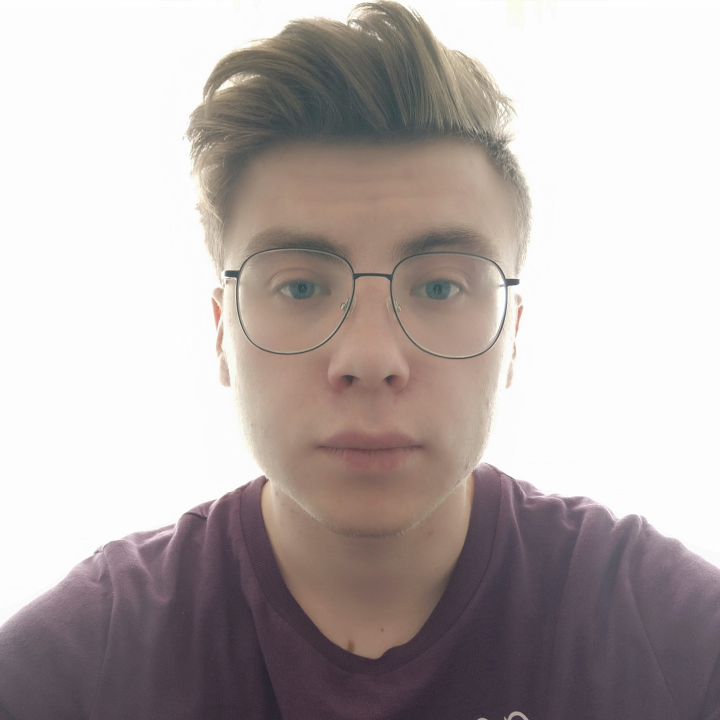
#> input picture lab5/image.jpg, 2160 x 2160 px (shown at 1/3 size)
$ jupyter execute la5.ipynb   (shell and % lines are left out)
#> lines starting #> are read from the running program, lines starting #| are printed output that depends on the picture
# Лабораторная работа 5. Основы анализа данных NumPy и Matplotlib.

# Часть 1. NumPy

При решении научных задач с помощью численных методов зачастую приходится иметь дело с большими массивами данных в виде массивов и матриц. Стандартные средства Python (например, использование списков для хранения данных и прямой перебор элементов с помощью циклов) плохо подходят для таких задач, так как будут работать крайне медленно, в отличие от программ на компилируемых языках (Fortran, С). Пакет NumPy (http://www.numpy.org/) — это основной пакет, исполь¬зуемый в научных вычислениях в Python. NumPy предназначен для эф¬фективной работы с многомерными массивами, в том числе для эффек¬тивного применения математических операций к массивам и матрицам и их модификации без прямого перечисления элементов массивов. Поми¬мо этого NumPy обладает и другими возможностями — линейная алгеб¬ра, удобный ввод/вывод в файлы, моделирование случайных величин, быстрое преобразование Фурье, объединение программ на Fortran и С и другое (подробнее см. оф. сайт), поэтому важно изучить возможно¬сти данной библиотеки как можно лучше.

1.	Внимательно изучите следующий урок по NumPy: http://scipy.github.io/old-wiki/pages/Tentative_NumPy_Tutorial.
2.	Изучите официальное руководство пользователя https://docs.scipy.org/doc/numpy/user/.
3.	Внимательно изучите Reference Guide (полное описание всех функ¬ций) https://docs.scipy.org/doc/numpy/reference/, именно в нем перечислены все возможности NumPy, этой ссылкой придется регу¬лярно пользоваться.

Выполните следующие задания (их много, но каждое занимает одну или несколько строк) средствами NumPy (и без использования циклов!)

Импортируйте пакет numpy под именем nр

[cell 1]
import numpy as np

Импортируйте пакет numpy под именем пр

[cell 2]
import numpy as np

Создайте вектор из 10 элементов, заполненный 0, пятый эле-мент которого равен 1.

[cell 3]
vec = np.zeros(10)
vec[4] = 1
print(vec)

Создайте вектор из 10 элементов, заполненный 0, пятый эле-мент которого равен 1.

Создайте матрицу 3 на 3 со значениями от 0 до 8.

[cell 4]
matr = np.arange(0, 9).reshape(3, 3)
print(matr)

Найдите индексы ненулевых элементов вектора [1,2,0,0,4,0].

[cell 5]
index = np.nonzero([1,2,0,0,4,0])
print(index)

Объявите единичную матрицу размером 3 на 3.

[cell 6]
arr = np.eye(3)
print(arr)

Создайте массив 10x10x10 из случайных чисел.

[cell 7]
arr = np.random.random((10,10,10))
print(arr)

Создайте матрицу 8 на 8, заполненную 0 и 1 в шахматном порядке.

[cell 8]
X = np.tile(np.array([[0,1],[1,0]]), (4,4))
print(X)

Найдите произведение матриц 5x3 на 3x2 (см. линейную ал-гебру) .

[cell 9]
x = np.dot(np.ones((5,3)), np.ones((3,2)))
print(x)

Создайте матрицу, в каждом ряду которой стоят числа от 0 до 8 (используйте сложение матрицы с вектором).

[cell 10]
X = np.zeros((9,9))
X += np.arange(9)
print(X)

Создайте вектор длины 1000. Найдите среднее (арифметиче¬ское) значение из этих элементов.

[cell 11]
x = np.arange(1000)
print(x.mean())

## Часть 2. Matplotlib

Matplotlib (http://matplotlib.org/index.html) — это библиотека для создания графиков в Python. Matplotlib позволяет строить графики любой сложности типографского качества, которые можно вставить в статью. Подробнее о возможностях см. http://matplotlib.org/users/ intro.html. Matplotlib — большой и сложный инструмент, но на прак¬тике в научных вычислениях часто пользуются частью библиотеки matplotlib .pyplot, которая имитирует построение графиков в стиле MATLAB. В качестве до¬статочно полного введения можно прочитать http://matplotlib.org/users/index.html.

На практике бывает очень трудно помнить все возможности Matplotlib, поэтому часто используют галереи готовых примеров, а потом модифи-цируют их под свои нужды. Примеры таких подборок можно найти по следующим ссылкам:
•	http://matplotlib.org/gallery.html
•	http://matplotlib.org/examples/index.html
•	http://wiki.scipy.org/Cookbook/Matplotlib/

Еще материалы.
1.	Введение http://matplotlib.org/users/pyplot_tutorial.html
2.	Введение 2 http://www.loria.fr/~rougier/teaching/matplotlib/.
Изучите, как создавать графики разных типов http://www.loria. fr/~rougier/teaching/matplotlib/#other-types-of-plots.
3.	Использование текста в подписях и т.д. http://matplotlib.org/ users/text_intro.html.
4.	Использование математического текста http: //matplotlib. org/users/ mathtext.html.
5.	Создание легенды http://matplotlib.org/users/legend_guide.html.
6.	Интерактивное использование Matplotlib http: //matplotlib. org/
users/shell .html (этот пример можно использовать не только в командной строке, но и в коде для наблюдения за изменением гра¬фиков в ходе выполнения программы).

Постройте поточечный график функции. Сгенерируйте два массива для этого. Один со значениями по возрастанию (для X), второй со случайными значениями (для Y).

[cell 12]
import math
import matplotlib.pyplot as plt

x = np.arange(20)
y = np.random.random(20)

print(plt.plot(x, y, 'o'))
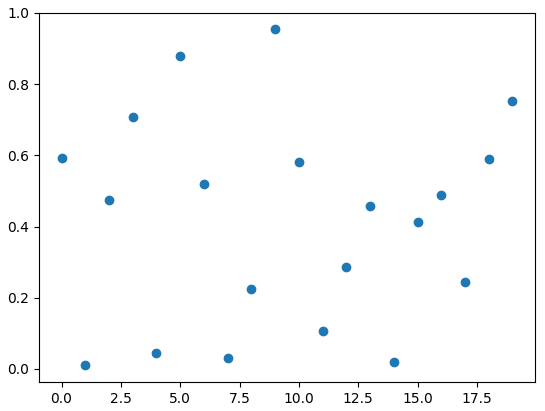
#> figure drawn by matplotlib, 1 panel; curve peaks at x = 9, y = 0.954

Выберите тригонометрическую функцию $T(x)$, выберите полином $P(x)$. Постройте график функции $T(x)P(x)$.

[cell 13]
x = np.linspace(-15, 15, 200)
plt.plot(x, np.sin(x))
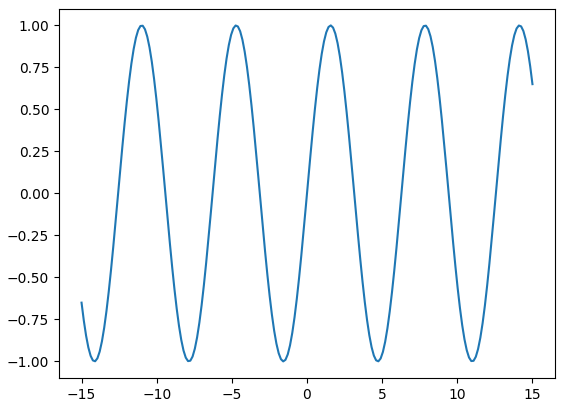
#> figure drawn by matplotlib, 1 panel; curve peaks at x = 1.58, y = 1

К графику добавьте: обозначение оси абсцисс, обозначение оси ординат, название графика, вставка легенды (текста в label).

[cell 14]
plt.title("Sinus")
plt.xlabel("x")
plt.ylabel("y")
plt.plot(x, np.sin(x), label = "y = sin(x)")
plt.legend(loc='best')
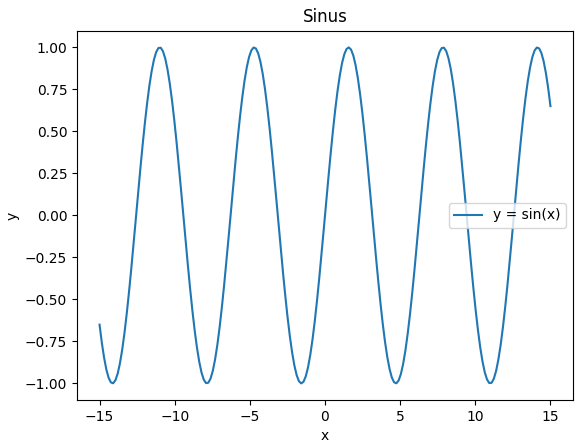
#> figure drawn by matplotlib, 1 panel; curve peaks at x = 1.58, y = 1

Измените цвет графика на Ваш любимый.

[cell 15]
plt.title("Sinus")
plt.xlabel("x")
plt.ylabel("y")
plt.plot(x, np.sin(x), "g", label = "y = sin(x)")
plt.legend(loc='best')
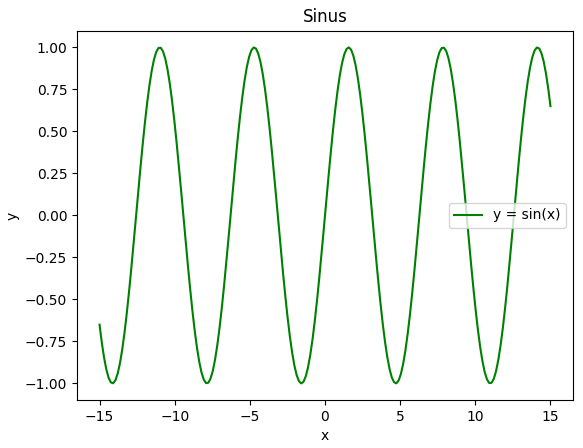
#> figure drawn by matplotlib, 1 panel; curve peaks at x = 1.58, y = 1

Постройте несколько квивых. Первая - цвет красный, сплошная, вторая - цвет синий, штрих-пунктир.

[cell 16]
a = np.linspace(-20, 20, 10)
plt.plot(x, x**2, "r")
plt.plot(x, x**3, "b--")
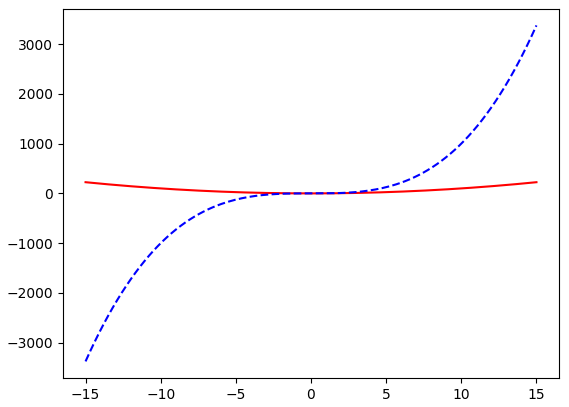
#> figure drawn by matplotlib, 1 panel; curve peaks at x = -15, y = 225; curve peaks at x = 15, y = 3375

Постройте теже графики, только для первого добавьте маркеры из красных треугольников, для второго синие круглые маркеры.

[cell 17]
x = np.linspace(-10, 10, 10)
fig, e = plt.subplots()
plt.plot(x, x**2, "r", marker = "^")
plt.plot(x, x**3, "b--", marker = "o")
fig.savefig("plt")
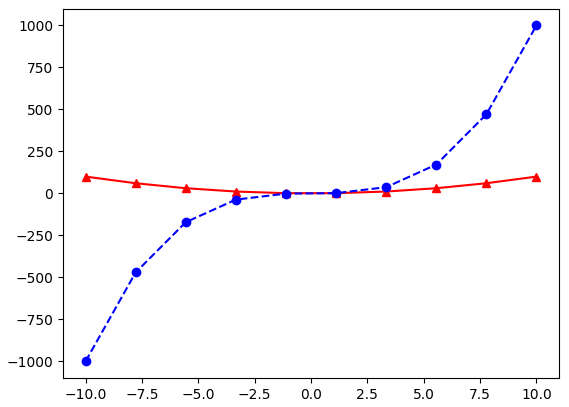
#> figure drawn by matplotlib, 1 panel; curve peaks at x = -10, y = 100; curve peaks at x = 10, y = 1000

Запрограмируйте сохранение графика.

# Часть 3. OpenCV

Прочитайте картинку используя opencv

[cell 18]
import cv2
import matplotlib.pyplot as plt

img = cv2.imread("image.jpg")
#> img is the input picture: shape (2160, 2160, 3); mean B, G, R 173.3, 174.6, 183.5
plt.imshow(img)

Сделайте ее черно-белой

[cell 19]
gray_img = cv2.cvtColor(img, cv2.COLOR_BGR2GRAY)
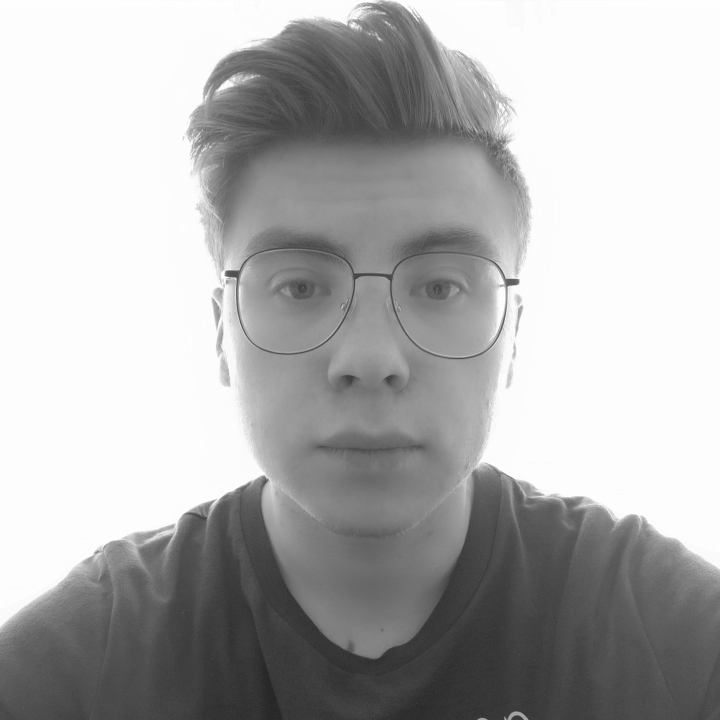
#> gray_img: shape (2160, 2160) (shown at 1/3 size); min 31, max 255, mean 177.1
plt.imshow(gray_img)

Измените размер на 300x300

[cell 20]
img_resized = cv2.resize(img, (300, 300))
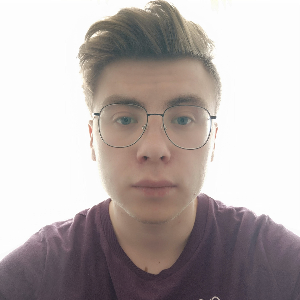
#> img_resized: shape (300, 300, 3); mean B, G, R 173.3, 174.6, 183.4
plt.imshow(img_resized)

Разбейте ее на 2 картинки. Сохраните.

[cell 21]
(h, w) = img.shape[:2]
#> h = 2160; w = 2160
left = img[:h, :w//2]
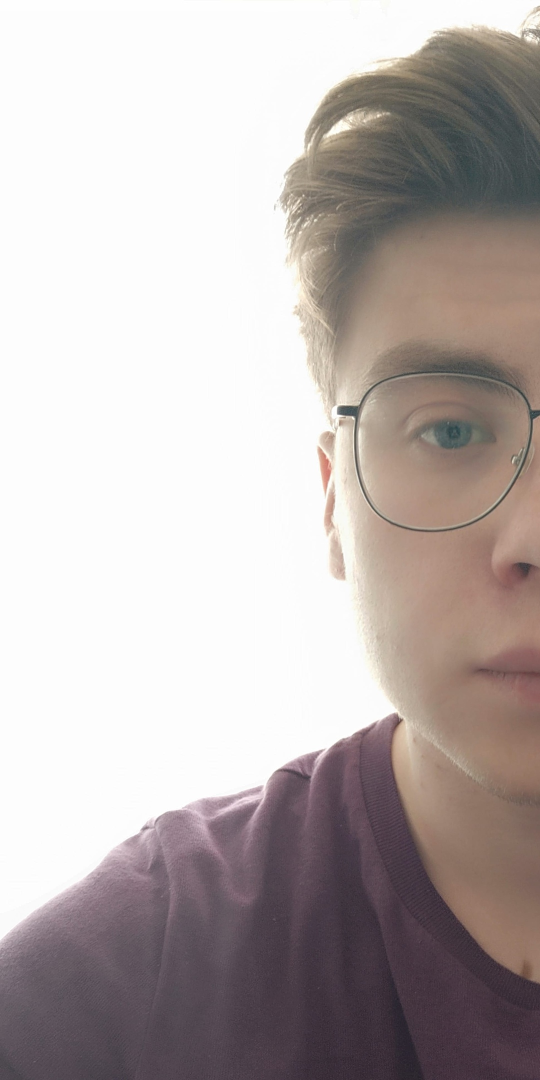
#> left: shape (2160, 1080, 3) (shown at 1/2 size); mean B, G, R 175.8, 177.3, 185.9
right = img[:h, w//2:]
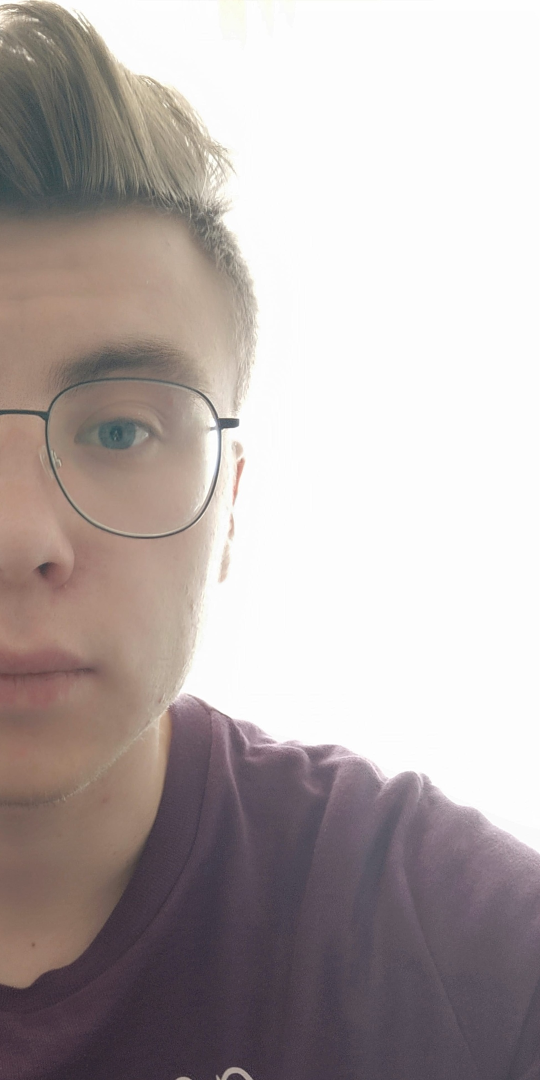
#> right: shape (2160, 1080, 3) (shown at 1/2 size); mean B, G, R 170.9, 172, 181.1
cv2.imwrite('lev.jpg', left)
cv2.imwrite('prav.jpg', right)
#> Out = True

Прочитайте 2 картинки и склейте.

[cell 22]
lev = cv2.imread('lev.jpg')
prav = cv2.imread('prav.jpg')
res = np.concatenate((lev, prav), axis=1)
plt.imshow(res)

$ run again, with lab5/lev.jpg copied over lab5/image.jpg
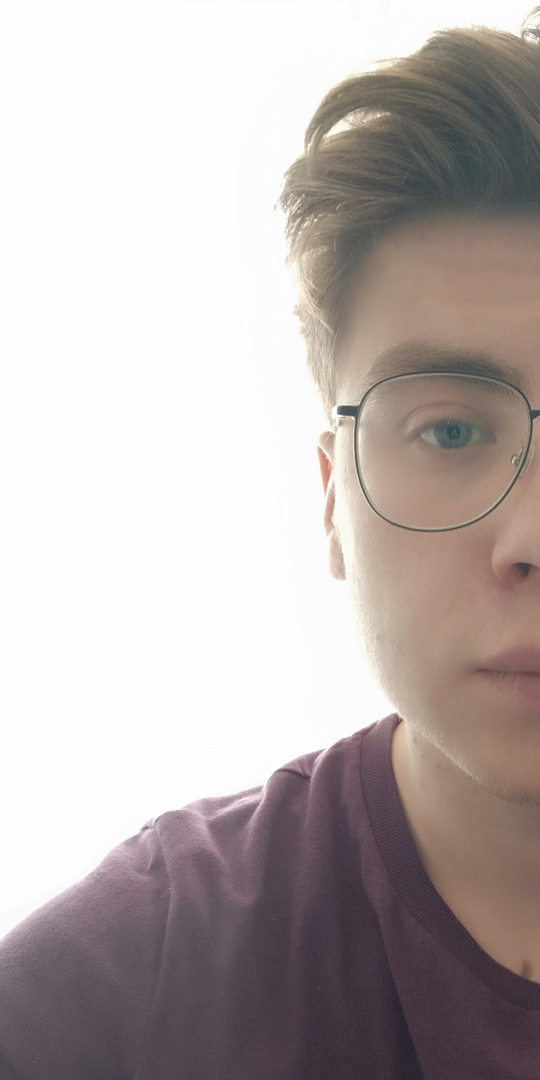
#> input picture lab5/lev.jpg, 1080 x 2160 px (shown at 1/2 size)
#> img is the input picture: shape (2160, 1080, 3); mean B, G, R 175.7, 177.3, 185.9
#> `left = img[:h, :w//2]`:
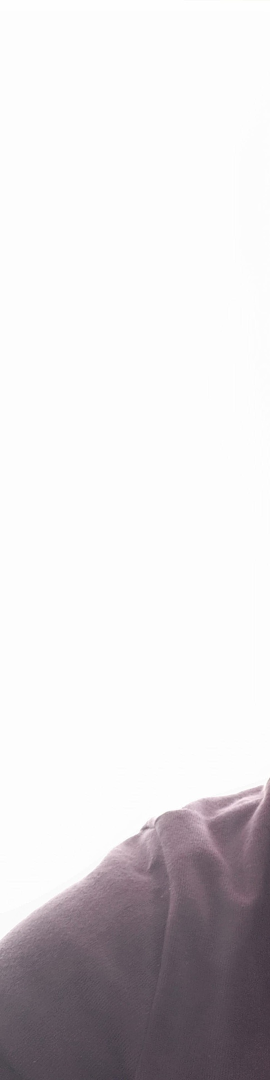
#> left: shape (2160, 540, 3) (shown at 1/2 size); mean B, G, R 220.4, 218.3, 221.3
#> `right = img[:h, w//2:]`:
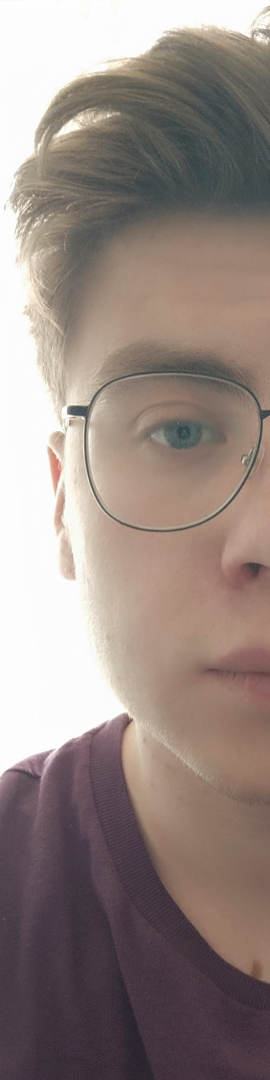
#> right: shape (2160, 540, 3) (shown at 1/2 size); mean B, G, R 131.1, 136.3, 150.5
#> Out = True

$ run again, with lab5/prav.jpg copied over lab5/image.jpg
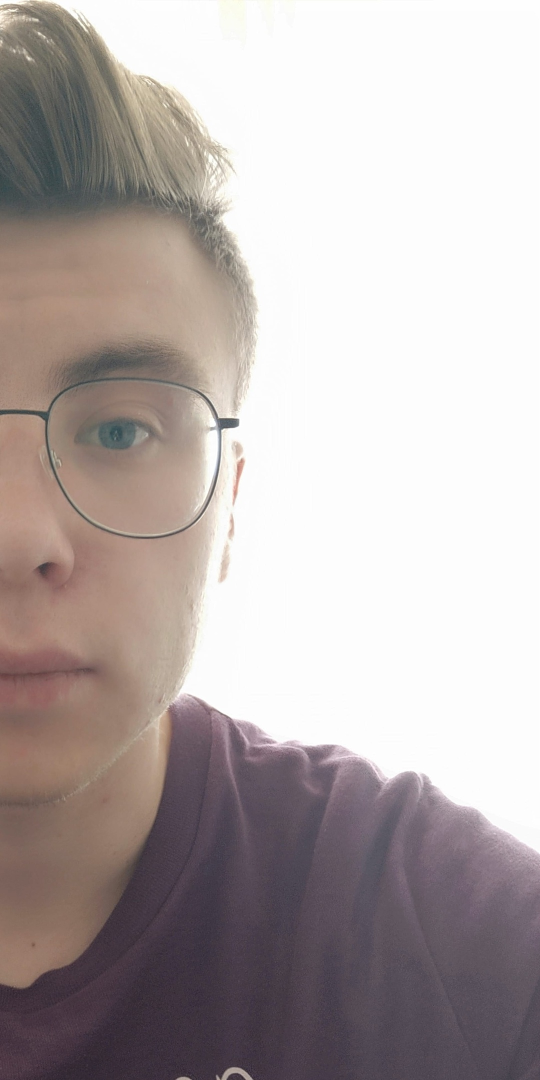
#> input picture lab5/prav.jpg, 1080 x 2160 px (shown at 1/2 size)
#> img is the input picture: shape (2160, 1080, 3); mean B, G, R 170.9, 172, 181.1
#> `right = img[:h, w//2:]`:
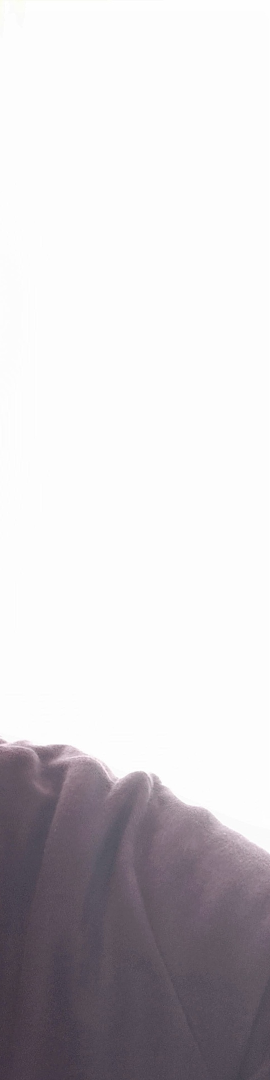
#> right: shape (2160, 540, 3) (shown at 1/2 size); mean B, G, R 210.7, 207.6, 210.7
#> Out = True
